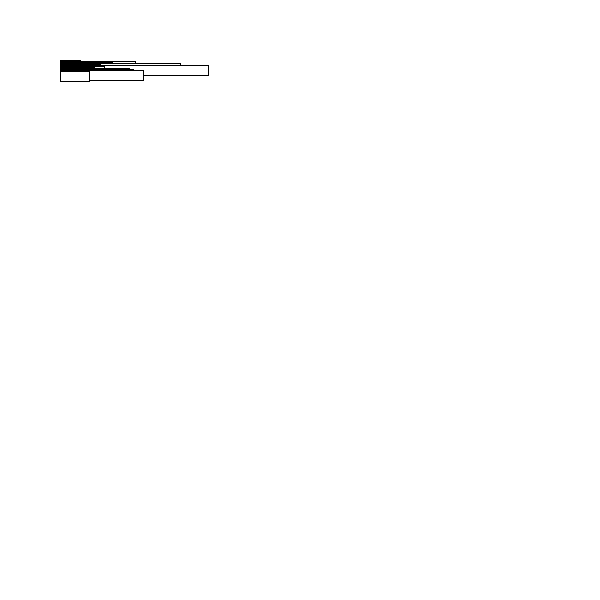
Frame 1 (no input)
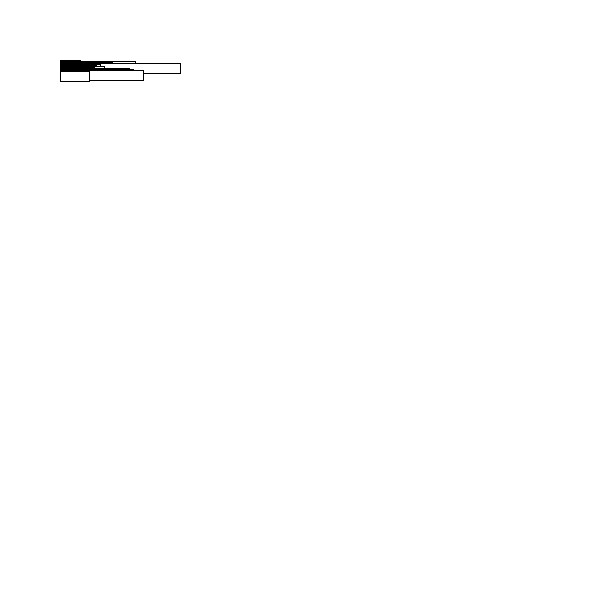
Frame 60 (the mouse pressed at the canvas centre just before this capture)
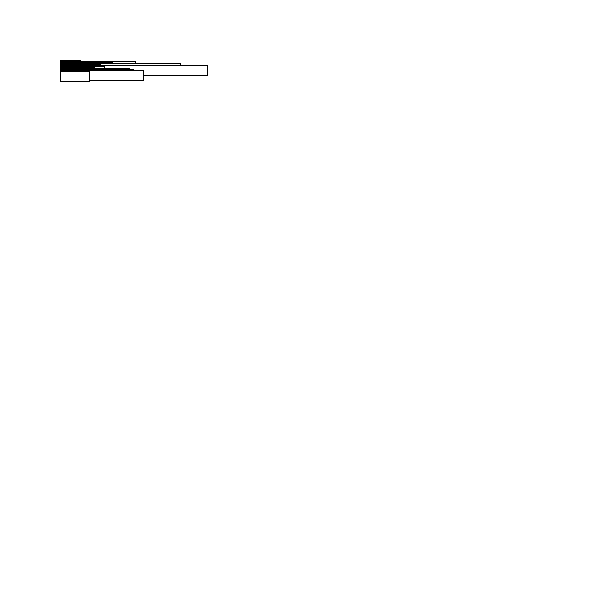
Frame 120 (the mouse held since frame 60 and released just before this capture)

The Processing sketch that drew these frames (run headless with seeded random() and noise(); from frame 60 on, the mouse is pressed at the canvas centre):

// Processing sketch: stapeldemo
// ── stapeldemo.pde
int[] listOfData = { 20, 75, 52, 79, 40, 50, 44, 34, 69, 73, 83, 29 };
int dataLen = listOfData.length; 
String[] fruits = { "äpple", "päron" };

// once
void setup() {
  size(600, 600); 
  textSize(23); 
  println(dataLen);
}

// loop
void draw() { 
  background(255); 
  fruits[0] = "orange"; 
  println(fruits[0]); 
  listOfData[5] = floor(random(230)); 
  print(listOfData[5]); 
  listOfData[3] = 120; 
  text(listOfData[5], 300, 300);  

  for (int i = 0; i < dataLen; i = i + 1) {
    rect(((30 * 1) + 30), (30 + 1 * i)+30, listOfData[i], 10);
  }

  // noLoop();
} // end of draw 
